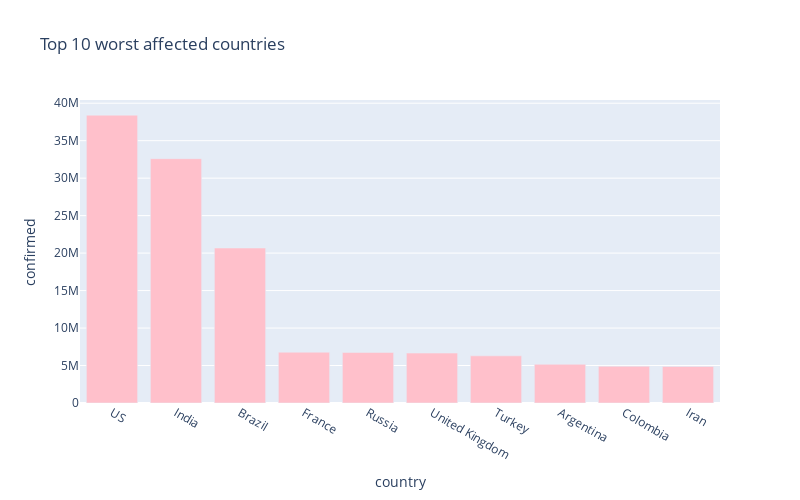

The notebook cell saved with this chart:
### Markdown cell above
# 10 worst hit countries - confirmed cases

### Code cell
px.bar(
    sorted_country_df.head(10),
    x = "country",
    y = "confirmed",
    title= "Top 10 worst affected countries", # the axis names
    color_discrete_sequence=["pink"], 
    height=500,
    width=800
)

### Figure 1 — Plotly figure (JSON) as saved in the notebook; plotly's stock layout.template omitted (floating-point values rounded to 4 significant figures)
{"data": [{"alignmentgroup": "True", "hovertemplate": "country=%{x}<br>confirmed=%{y}<extra></extra>", "legendgroup": "", "marker": {"color": "pink", "pattern": {"shape": ""}}, "name": "", "offsetgroup": "", "orientation": "v", "showlegend": false, "textposition": "auto", "type": "bar", "x": ["US", "India", "Brazil", "France", "Russia", "United Kingdom", "Turkey", "Argentina", "Colombia", "Iran"], "xaxis": "x", "y": [38406617, 32603188, 20676561, 6777676, 6747681, 6659925, 6293267, 5161926, 4899085, 4869414], "yaxis": "y"}], "layout": {"barmode": "relative", "height": 500, "legend": {"tracegroupgap": 0}, "title": {"text": "Top 10 worst affected countries"}, "width": 800, "xaxis": {"anchor": "y", "domain": [0, 1], "title": {"text": "country"}}, "yaxis": {"anchor": "x", "domain": [0, 1], "title": {"text": "confirmed"}}}}
